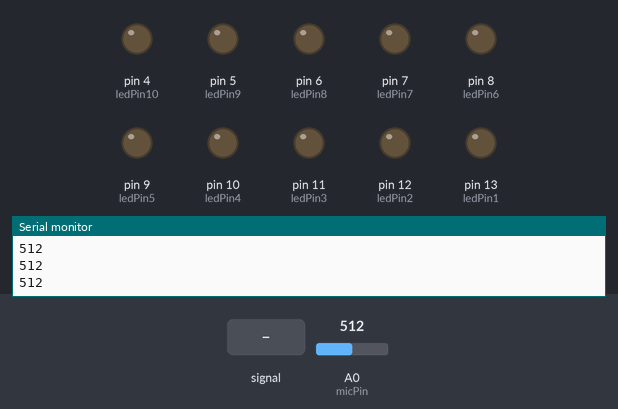
Recording of a sketch running on a simulated Arduino Uno, built with avr-gcc and run on an emulated ATmega328P. On the bench: output pins drawn as LEDs (lit = HIGH), the last lines printed to the serial monitor. Inputs (shaded band) come from the test bench; at power-on: A0 (micPin) = 512.

Above: at 1.2 s.
1.3 s: A0 (micPin) fed a 200 Hz sine of ±81 counts around its level
At 1.58 s:
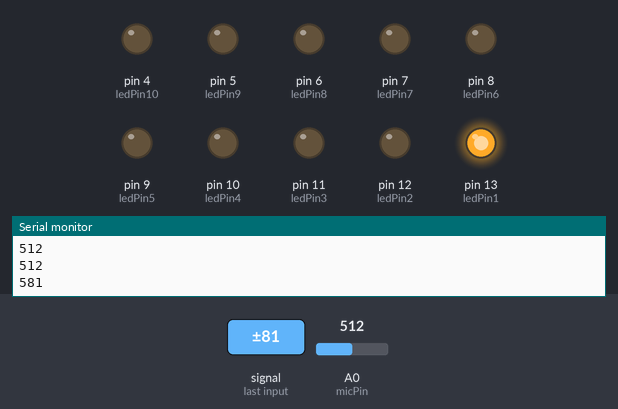
At 2.28 s:
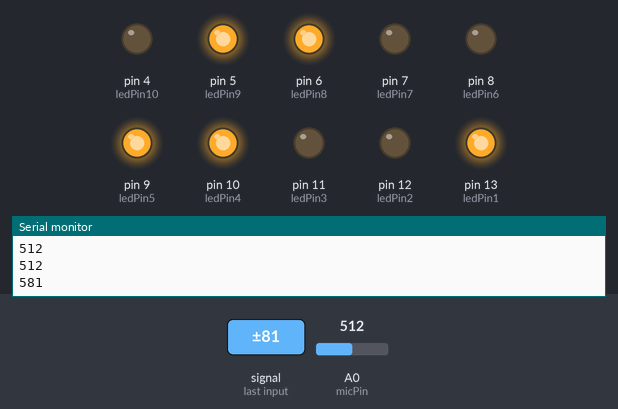
4.3 s: A0 (micPin) set to 716
At 5.3 s:
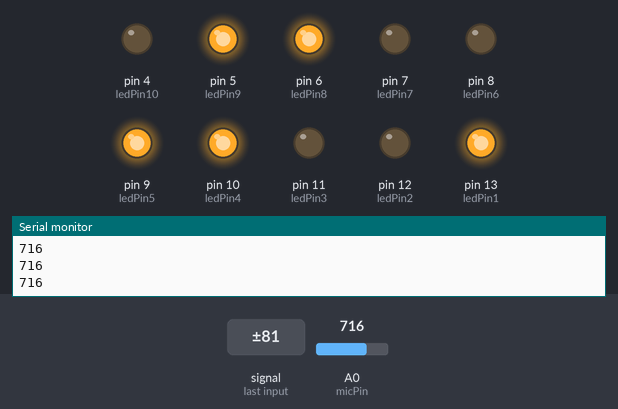
Timing chart, 0 to 7.3 s (numbered marks = the images above; inputs shaded):
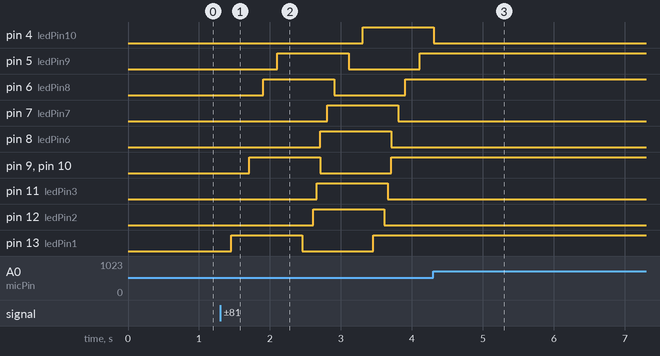

Measured:
- after the input at 1.3 s, pin 4 (ledPin10): LOW → HIGH after 2.0 s; pin 5 (ledPin9): LOW → HIGH after 0.81 s, → LOW 1.0 s later, → HIGH 1.0 s later
- after the input at 4.3 s, pin 4 (ledPin10): goes on until 4.3 s, then stays LOW; pin 5 (ledPin9), pin 6 (ledPin8), pin 9 (ledPin5), pin 10 (ledPin4), pin 13 (ledPin1): stops changing and stays HIGH; pin 7 (ledPin7), pin 8 (ledPin6), pin 11 (ledPin3), pin 12 (ledPin2): stops changing and stays LOW

The sketch:

sound_sensor_new.ino
```cpp
int micPin = A0;
int micValue1 = 0;
int micValue2 = 0;
int ledPin1 = 13;
int ledPin2 = 12;
int ledPin3 = 11;
int ledPin4 = 10;
int ledPin5 = 9;
int ledPin6 = 8;
int ledPin7 = 7;
int ledPin8 = 6;
int ledPin9 = 5;
int ledPin10 = 4;
boolean lightOn = false;
boolean lightOff = true;
void setup() {
  // put your setup code here, to run once:
  pinMode(ledPin1, OUTPUT);
  pinMode(ledPin3, OUTPUT);
  pinMode(ledPin2, OUTPUT);
  pinMode(ledPin4, OUTPUT);
  pinMode(ledPin7, OUTPUT);
  pinMode(ledPin6, OUTPUT);
  pinMode(ledPin5, OUTPUT);
  pinMode(ledPin10, OUTPUT);
  pinMode(ledPin9, OUTPUT);
  pinMode(ledPin8, OUTPUT);
  pinMode(micPin, INPUT);
  Serial.begin(9600);

}

void loop() {
  // put your main code here, to run repeatedly:
  micValue1 = analogRead(micPin);
  Serial.println(micValue1);
  delay(1);
  micValue2 = analogRead(micPin);
  Serial.println(micValue2);
  if(micValue1 - micValue2 > 5 || micValue2 - micValue1 > 5)
  {
    lightOn = !lightOn;
    delay(150);
    digitalWrite(ledPin1, lightOn);
    lightOff = !lightOff;
    delay(150);
    digitalWrite(ledPin2, lightOff);

    lightOn = !lightOn;
    delay(50);
    digitalWrite(ledPin3, lightOn);
    lightOff = !lightOff;
    delay(50);
    digitalWrite(ledPin4, lightOff);

    lightOn = !lightOn;
    digitalWrite(ledPin5, lightOn);
    lightOff = !lightOff;
    digitalWrite(ledPin6, lightOff);

    lightOn = !lightOn;
    delay(100);
    digitalWrite(ledPin7, lightOn);
    lightOff = !lightOff;
    delay(100);
    digitalWrite(ledPin8, lightOff);

    lightOn = !lightOn;
    delay(200);
    digitalWrite(ledPin9, lightOn);
    lightOff = !lightOff;
    delay(200);
    digitalWrite(ledPin10, lightOff);
  }
}
```
